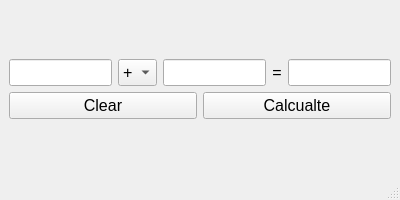
<?xml version="1.0" encoding="UTF-8"?>
<ui version="4.0">
 <class>MainWindow</class>
 <widget class="QMainWindow" name="MainWindow">
  <property name="geometry">
   <rect>
    <x>0</x>
    <y>0</y>
    <width>400</width>
    <height>200</height>
   </rect>
  </property>
  <property name="windowTitle">
   <string>Calculator</string>
  </property>
  <widget class="QWidget" name="centralwidget">
   <layout class="QGridLayout" name="gridLayout">
    <item row="0" column="0">
     <layout class="QVBoxLayout" name="verticalLayout">
      <item>
       <layout class="QHBoxLayout" name="horizontalLayout">
        <item>
         <widget class="QLineEdit" name="lineEdit1">
          <property name="font">
           <font>
            <pointsize>12</pointsize>
           </font>
          </property>
          <property name="toolTip">
           <string>First number</string>
          </property>
         </widget>
        </item>
        <item>
         <widget class="QComboBox" name="comboBox">
          <property name="font">
           <font>
            <pointsize>12</pointsize>
           </font>
          </property>
          <property name="toolTip">
           <string>Operator</string>
          </property>
          <item>
           <property name="text">
            <string>+</string>
           </property>
          </item>
          <item>
           <property name="text">
            <string>-</string>
           </property>
          </item>
          <item>
           <property name="text">
            <string>*</string>
           </property>
          </item>
          <item>
           <property name="text">
            <string>/</string>
           </property>
          </item>
         </widget>
        </item>
        <item>
         <widget class="QLineEdit" name="lineEdit2">
          <property name="font">
           <font>
            <pointsize>12</pointsize>
           </font>
          </property>
          <property name="toolTip">
           <string>Second number</string>
          </property>
         </widget>
        </item>
        <item>
         <widget class="QLabel" name="label">
          <property name="font">
           <font>
            <pointsize>12</pointsize>
           </font>
          </property>
          <property name="text">
           <string>=</string>
          </property>
          <property name="alignment">
           <set>Qt::AlignCenter</set>
          </property>
         </widget>
        </item>
        <item>
         <widget class="QLineEdit" name="lineEdit3">
          <property name="font">
           <font>
            <pointsize>12</pointsize>
           </font>
          </property>
          <property name="toolTip">
           <string>Result</string>
          </property>
         </widget>
        </item>
       </layout>
      </item>
      <item>
       <layout class="QHBoxLayout" name="horizontalLayout_2">
        <item>
         <widget class="QPushButton" name="buttonClear">
          <property name="font">
           <font>
            <pointsize>12</pointsize>
           </font>
          </property>
          <property name="toolTip">
           <string>Clear all boxes</string>
          </property>
          <property name="text">
           <string>Clear</string>
          </property>
         </widget>
        </item>
        <item>
         <widget class="QPushButton" name="buttonCalc">
          <property name="font">
           <font>
            <pointsize>12</pointsize>
           </font>
          </property>
          <property name="toolTip">
           <string>Calcualte Calucate the result</string>
          </property>
          <property name="statusTip">
           <string>Calucate the result</string>
          </property>
          <property name="text">
           <string>Calcualte</string>
          </property>
         </widget>
        </item>
       </layout>
      </item>
     </layout>
    </item>
   </layout>
  </widget>
  <widget class="QStatusBar" name="statusbar"/>
 </widget>
 <resources/>
 <connections>
  <connection>
   <sender>buttonClear</sender>
   <signal>clicked()</signal>
   <receiver>lineEdit1</receiver>
   <slot>clear()</slot>
   <hints>
    <hint type="sourcelabel">
     <x>103</x>
     <y>131</y>
    </hint>
    <hint type="destinationlabel">
     <x>62</x>
     <y>48</y>
    </hint>
   </hints>
  </connection>
  <connection>
   <sender>buttonClear</sender>
   <signal>clicked()</signal>
   <receiver>lineEdit2</receiver>
   <slot>clear()</slot>
   <hints>
    <hint type="sourcelabel">
     <x>103</x>
     <y>131</y>
    </hint>
    <hint type="destinationlabel">
     <x>210</x>
     <y>48</y>
    </hint>
   </hints>
  </connection>
  <connection>
   <sender>buttonClear</sender>
   <signal>clicked()</signal>
   <receiver>lineEdit3</receiver>
   <slot>clear()</slot>
   <hints>
    <hint type="sourcelabel">
     <x>103</x>
     <y>131</y>
    </hint>
    <hint type="destinationlabel">
     <x>337</x>
     <y>48</y>
    </hint>
   </hints>
  </connection>
 </connections>
</ui>
